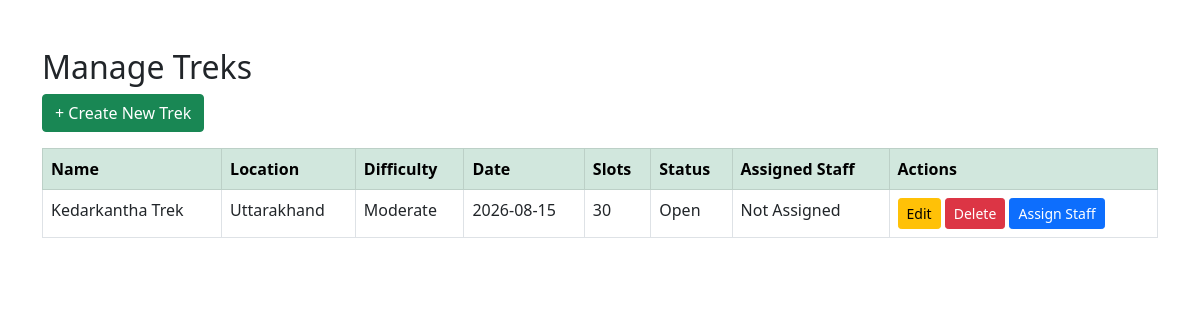
The app's page /admin/treks (signed in), older data.
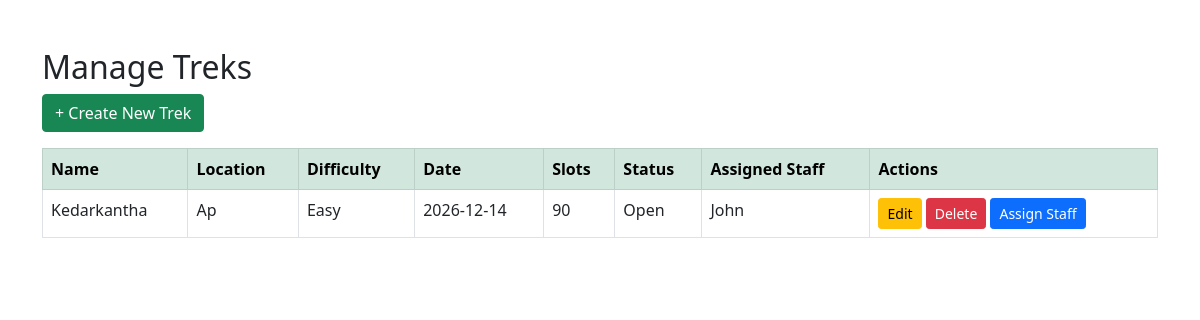
The same page, newer data.
### applications/models.py (models this page shows, shortened)
class Trek(db.Model):
    __tablename__ = "treks"
    id = db.Column(db.Integer, primary_key=True)
    name = db.Column(db.String(100), nullable=False)
    location = db.Column(db.String(100), nullable=False)
    difficulty = db.Column(db.String(20), nullable=False)
    date = db.Column(db.Date, nullable=False)
    slots = db.Column(db.Integer, nullable=False)
    status = db.Column(db.String(20), default="Open")
    assigned_staff_id = db.Column(db.Integer, db.ForeignKey("users.id"))
    assigned_staff = db.relationship("User", backref="assigned_treks")

class User(db.Model):
    __tablename__ = "users"
    id = db.Column(db.Integer, primary_key=True)
    username = db.Column(db.String(100), nullable=False)
    email = db.Column(db.String(120), unique=True, nullable=False)
    password = db.Column(db.String(255), nullable=False)
    role = db.Column(db.String(20), nullable=False)
    active = db.Column(db.Boolean, default=True)
    approved = db.Column(db.Boolean, default=False)

### applications/routes/dashboard.py (the view)
@dashboard.route("/admin/treks")
def manage_treks():
    if "user_id" not in session:
        return redirect(url_for("auth.login"))
    if session["role"] != "admin":
        return "Access Denied"
    treks = Trek.query.all()
    return render_template(
        "manage_treks.html",
        treks=treks
    )

### applications/templates/manage_treks.html (shortened to what this page needs)
<!DOCTYPE html>
<html>
<head>
    <link href="https://cdn.jsdelivr.net/npm/bootstrap@5.0.2/dist/css/bootstrap.min.css" rel="stylesheet">
</head>
<body>
<div class="container mt-5">
    <h2>Manage Treks</h2>
    <a href="{{ url_for('dashboard.create_trek') }}" class="btn btn-success mb-3">
        + Create New Trek
    </a>
    <table class="table table-bordered table-hover">
        <thead class="table-success">
            <tr>
                <th>Name</th>
                <th>Location</th>
                <th>Difficulty</th>
                <th>Date</th>
                <th>Slots</th>
                <th>Status</th>
                <th>Assigned Staff</th>
                <th>Actions</th>
            </tr>
        </thead>
        <tbody>
        {% for trek in treks %}
            <tr>
                <td>{{ trek.name }}</td>
                <td>{{ trek.location }}</td>
                <td>{{ trek.difficulty }}</td>
                <td>{{ trek.date }}</td>
                <td>{{ trek.slots }}</td>
                <td>{{ trek.status }}</td>
                <td>
                    {% if trek.assigned_staff %}
                        {{ trek.assigned_staff.username }}
                    {% else %}
                        Not Assigned
                    {% endif %}
                </td>
                <td>
                    <a href="{{ url_for('dashboard.edit_trek', trek_id=trek.id) }}"
                        class="btn btn-warning btn-sm">
                         Edit
                    </a>
                    <a href="{{ url_for('dashboard.delete_trek', trek_id=trek.id) }}"
                        class="btn btn-danger btn-sm"
                        onclick="return confirm('Delete this trek?')">
                        Delete
                    </a>
                    <a href="{{ url_for('dashboard.assign_staff', trek_id=trek.id) }}"
                        class="btn btn-primary btn-sm">
                         Assign Staff
                    </a>
                </td>
            </tr>
        {% endfor %}
        </tbody>
    </table>
</div>
</body>
</html>

Row changes from the older to the newer data that the page shows:
changed Trek "Open": name "Kedarkantha Trek" → "Kedarkantha"; location "Uttarakhand" → "Ap"; difficulty "Moderate" → "Easy"; date "2026-08-15" → "2026-12-14"; slots "30" → "90"; assigned_staff.username (not shown) → "John"; no longer shows "Not Assigned"
